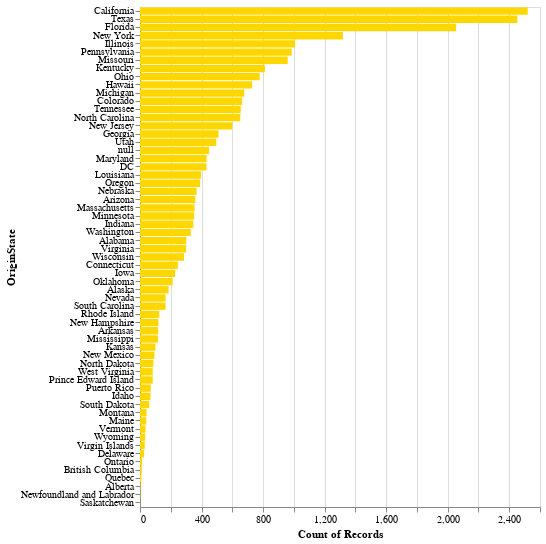

Notebook code cell kept with this figure:
### Code cell
alt.Chart(df).mark_bar(color="gold", tooltip=True).encode(y=alt.Y("OriginState", sort="-x"), x=alt.X("count()")).properties(height=500)

### Figure 1 — Vega specification as saved in the notebook (floating-point values rounded to 4 significant figures)
{"$schema": "https://vega.github.io/schema/vega/v5.json", "data": [{"name": "source_0"}, {"name": "data_0", "values": [{"OriginState": "New York", "__count": 1319}, {"OriginState": "Texas", "__count": 2453}, {"OriginState": "Louisiana", "__count": 397}, {"OriginState": "Washington", "__count": 330}, {"OriginState": "Virginia", "__count": 300}, {"OriginState": null, "__count": 449}, {"OriginState": "Delaware", "__count": 27}, {"OriginState": "DC", "__count": 432}, {"OriginState": "Georgia", "__count": 510}, {"OriginState": "Florida", "__count": 2055}, {"OriginState": "California", "__count": 2520}, {"OriginState": "Illinois", "__count": 1008}, {"OriginState": "Connecticut", "__count": 246}, {"OriginState": "Missouri", "__count": 960}, {"OriginState": "Rhode Island", "__count": 125}, {"OriginState": "Hawaii", "__count": 729}, {"OriginState": "Arizona", "__count": 360}, {"OriginState": "Tennessee", "__count": 655}, {"OriginState": "South Carolina", "__count": 166}, {"OriginState": "South Dakota", "__count": 60}, {"OriginState": "New Jersey", "__count": 600}, {"OriginState": "Colorado", "__count": 664}, {"OriginState": "Minnesota", "__count": 352}, {"OriginState": "Alabama", "__count": 301}, {"OriginState": "Ohio", "__count": 778}, {"OriginState": "Wisconsin", "__count": 286}, {"OriginState": "Michigan", "__count": 678}, {"OriginState": "Massachusetts", "__count": 355}, {"OriginState": "Alaska", "__count": 186}, {"OriginState": "North Carolina", "__count": 652}, {"OriginState": "Kentucky", "__count": 812}, {"OriginState": "Indiana", "__count": 346}, {"OriginState": "Oregon", "__count": 391}, {"OriginState": "Pennsylvania", "__count": 986}, {"OriginState": "New Hampshire", "__count": 120}, {"OriginState": "Arkansas", "__count": 118}, {"OriginState": "Nevada", "__count": 167}, {"OriginState": "Mississippi", "__count": 117}, {"OriginState": "Maryland", "__count": 433}, {"OriginState": "Maine", "__count": 41}, {"OriginState": "Quebec", "__count": 9}, {"OriginState": "Idaho", "__count": 68}, {"OriginState": "British Columbia", "__count": 12}, {"OriginState": "Utah", "__count": 496}, {"OriginState": "Nebraska", "__count": 368}, {"OriginState": "Iowa", "__count": 228}, {"OriginState": "New Mexico", "__count": 94}, {"OriginState": "West Virginia", "__count": 83}, {"OriginState": "Oklahoma", "__count": 212}, {"OriginState": "North Dakota", "__count": 87}, {"OriginState": "Vermont", "__count": 36}, {"OriginState": "Wyoming", "__count": 34}, {"OriginState": "Kansas", "__count": 100}, {"OriginState": "Prince Edward Island", "__count": 83}, {"OriginState": "Montana", "__count": 43}, {"OriginState": "Puerto Rico", "__count": 70}, {"OriginState": "Ontario", "__count": 14}, {"OriginState": "Virgin Islands", "__count": 31}, {"OriginState": "Newfoundland and Labrador", "__count": 2}, {"OriginState": "Alberta", "__count": 3}, {"OriginState": "Saskatchewan", "__count": 1}]}, {"name": "data_0_x_domain___count", "values": [{"min": 1, "max": 2520}]}, {"name": "source_0_y_domain_OriginState", "values": [{"OriginState": "New York", "sort_field": 1319}, {"OriginState": "Texas", "sort_field": 2453}, {"OriginState": "Louisiana", "sort_field": 397}, {"OriginState": "Washington", "sort_field": 330}, {"OriginState": "Virginia", "sort_field": 300}, {"OriginState": null, "sort_field": 449}, {"OriginState": "Delaware", "sort_field": 27}, {"OriginState": "DC", "sort_field": 432}, {"OriginState": "Georgia", "sort_field": 510}, {"OriginState": "Florida", "sort_field": 2055}, {"OriginState": "California", "sort_field": 2520}, {"OriginState": "Illinois", "sort_field": 1008}, {"OriginState": "Connecticut", "sort_field": 246}, {"OriginState": "Missouri", "sort_field": 960}, {"OriginState": "Rhode Island", "sort_field": 125}, {"OriginState": "Hawaii", "sort_field": 729}, {"OriginState": "Arizona", "sort_field": 360}, {"OriginState": "Tennessee", "sort_field": 655}, {"OriginState": "South Carolina", "sort_field": 166}, {"OriginState": "South Dakota", "sort_field": 60}, {"OriginState": "New Jersey", "sort_field": 600}, {"OriginState": "Colorado", "sort_field": 664}, {"OriginState": "Minnesota", "sort_field": 352}, {"OriginState": "Alabama", "sort_field": 301}, {"OriginState": "Ohio", "sort_field": 778}, {"OriginState": "Wisconsin", "sort_field": 286}, {"OriginState": "Michigan", "sort_field": 678}, {"OriginState": "Massachusetts", "sort_field": 355}, {"OriginState": "Alaska", "sort_field": 186}, {"OriginState": "North Carolina", "sort_field": 652}, {"OriginState": "Kentucky", "sort_field": 812}, {"OriginState": "Indiana", "sort_field": 346}, {"OriginState": "Oregon", "sort_field": 391}, {"OriginState": "Pennsylvania", "sort_field": 986}, {"OriginState": "New Hampshire", "sort_field": 120}, {"OriginState": "Arkansas", "sort_field": 118}, {"OriginState": "Nevada", "sort_field": 167}, {"OriginState": "Mississippi", "sort_field": 117}, {"OriginState": "Maryland", "sort_field": 433}, {"OriginState": "Maine", "sort_field": 41}, {"OriginState": "Quebec", "sort_field": 9}, {"OriginState": "Idaho", "sort_field": 68}, {"OriginState": "British Columbia", "sort_field": 12}, {"OriginState": "Utah", "sort_field": 496}, {"OriginState": "Nebraska", "sort_field": 368}, {"OriginState": "Iowa", "sort_field": 228}, {"OriginState": "New Mexico", "sort_field": 94}, {"OriginState": "West Virginia", "sort_field": 83}, {"OriginState": "Oklahoma", "sort_field": 212}, {"OriginState": "North Dakota", "sort_field": 87}, {"OriginState": "Vermont", "sort_field": 36}, {"OriginState": "Wyoming", "sort_field": 34}, {"OriginState": "Kansas", "sort_field": 100}, {"OriginState": "Prince Edward Island", "sort_field": 83}, {"OriginState": "Montana", "sort_field": 43}, {"OriginState": "Puerto Rico", "sort_field": 70}, {"OriginState": "Ontario", "sort_field": 14}, {"OriginState": "Virgin Islands", "sort_field": 31}, {"OriginState": "Newfoundland and Labrador", "sort_field": 2}, {"OriginState": "Alberta", "sort_field": 3}, {"OriginState": "Saskatchewan", "sort_field": 1}]}], "marks": [{"type": "rect", "name": "marks", "from": {"data": "data_0"}, "encode": {"update": {"x2": {"value": 0, "scale": "x"}, "x": {"field": "__count", "scale": "x"}, "y": {"field": "OriginState", "scale": "y"}, "description": {"signal": "\"Count of Records: \" + (format(datum[\"__count\"], \"\")) + \"; OriginState: \" + (isValid(datum[\"OriginState\"]) ? datum[\"OriginState\"] : \"\"+datum[\"OriginState\"])"}, "ariaRoleDescription": {"value": "bar"}, "tooltip": {"signal": "{\"Count of Records\": format(datum[\"__count\"], \"\"), \"OriginState\": isValid(datum[\"OriginState\"]) ? datum[\"OriginState\"] : \"\"+datum[\"OriginState\"]}"}, "height": {"scale": "y", "band": 1}, "fill": {"value": "gold"}}}, "style": ["bar"]}], "scales": [{"name": "x", "type": "linear", "domain": [{"signal": "(data(\"data_0_x_domain___count\")[0] || {}).min"}, {"signal": "(data(\"data_0_x_domain___count\")[0] || {}).max"}], "range": [0, {"signal": "width"}], "nice": true, "zero": true}, {"name": "y", "type": "band", "domain": {"data": "source_0_y_domain_OriginState", "field": "OriginState", "sort": {"op": "max", "field": "sort_field", "order": "descending"}}, "range": [0, {"signal": "height"}], "paddingOuter": 0.05, "paddingInner": 0.1}], "axes": [{"scale": "x", "maxExtent": 0, "orient": "bottom", "gridScale": "y", "grid": true, "tickCount": {"signal": "ceil(width/40)"}, "domain": false, "minExtent": 0, "aria": false, "ticks": false, "zindex": 0, "labels": false}, {"scale": "x", "grid": false, "title": "Count of Records", "labelOverlap": true, "tickCount": {"signal": "ceil(width/40)"}, "labelFlush": true, "orient": "bottom", "zindex": 0}, {"scale": "y", "title": "OriginState", "grid": false, "zindex": 0, "orient": "left"}], "width": 400, "background": "white", "padding": 5, "height": 500, "style": "cell"}
